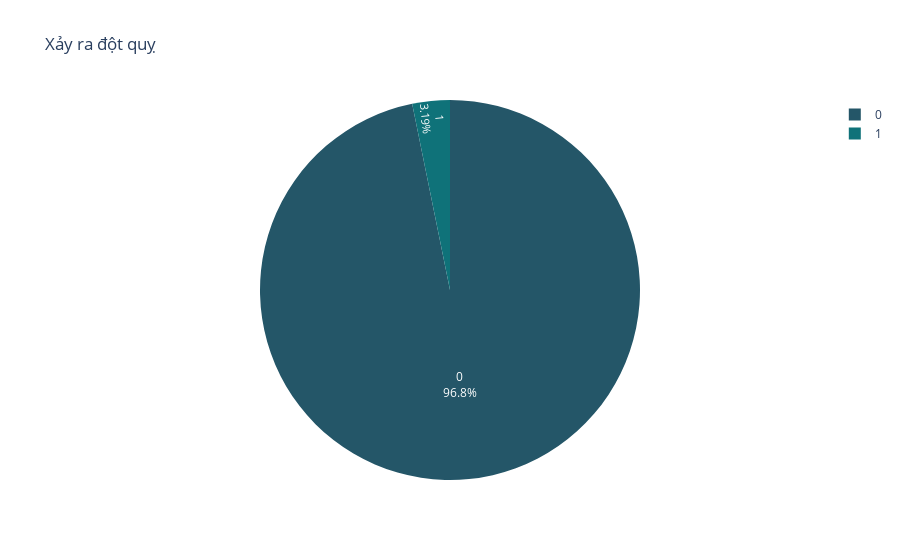

Source (notebook cell):
### Code cell
stroke = dict(data_raw['stroke'].value_counts())

fig = px.pie(names = stroke.keys(),values = stroke.values(),title = 'Xảy ra đột quỵ',color_discrete_sequence=px.colors.sequential.Aggrnyl)
fig.update_traces(textposition='inside', textinfo='percent+label')

### Figure 1 — Plotly figure (JSON) as saved in the notebook; plotly's stock layout.template omitted (floating-point values rounded to 4 significant figures)
{"data": [{"domain": {"x": [0, 1], "y": [0, 1]}, "hovertemplate": "label=%{label}<br>value=%{value}<extra></extra>", "labels": [0, 1], "legendgroup": "", "name": "", "showlegend": true, "textinfo": "percent+label", "textposition": "inside", "type": "pie", "values": [4124, 136]}], "layout": {"legend": {"tracegroupgap": 0}, "piecolorway": ["rgb(36, 86, 104)", "rgb(15, 114, 121)", "rgb(13, 143, 129)", "rgb(57, 171, 126)", "rgb(110, 197, 116)", "rgb(169, 220, 103)", "rgb(237, 239, 93)"], "title": {"text": "Xảy ra đột quỵ"}}}
